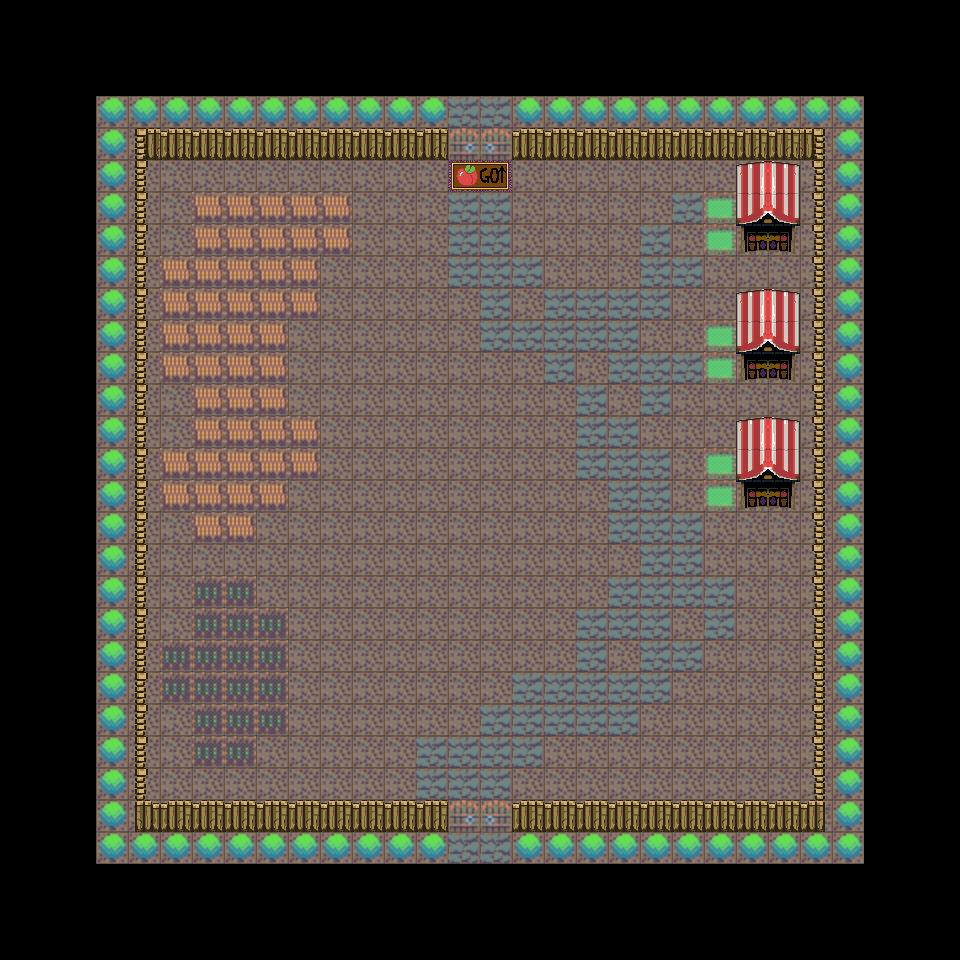

Tiled map render using the project's own tile images. Description and the map definition, with tile-layer contents summarised, below:
An orthogonal 30x30 tile map with 32x32 px tiles, 3 tile layers (Floor, Floor 2, Walls Doors Objects), 1 hidden layer not drawn, 3 tilesets.

<map version="1.10" tiledversion="1.10.2" orientation="orthogonal" renderorder="right-down" width="30" height="30" tilewidth="32" tileheight="32" infinite="0" nextlayerid="5" nextobjectid="1">
 <tileset firstgid="1" source="TileSets/The_Roguelike_Assets2.tsx" />
 <tileset firstgid="2302" source="TileSets/bazaar_combined_tiles.tsx" />
 <tileset firstgid="2558" source="TileSets/Placeholders.tsx" />
 <layer id="1" name="Floor" width="30" height="30">
  <data>[900 cells, 576 non-empty, 1 distinct tile ids]</data>
 </layer>
 <layer id="2" name="Floor 2" width="30" height="30">
  <data>[900 cells, 576 non-empty, 1 distinct tile ids]</data>
 </layer>
 <layer id="3" name="Walls Doors Objects" width="30" height="30">
  <data>[900 cells, 333 non-empty, 22 distinct tile ids]</data>
 </layer>
 <layer id="4" name="Information Layer" width="30" height="30" visible="0">
  <data>[900 cells, 484 non-empty, 9 distinct tile ids]</data>
 </layer>
</map>
